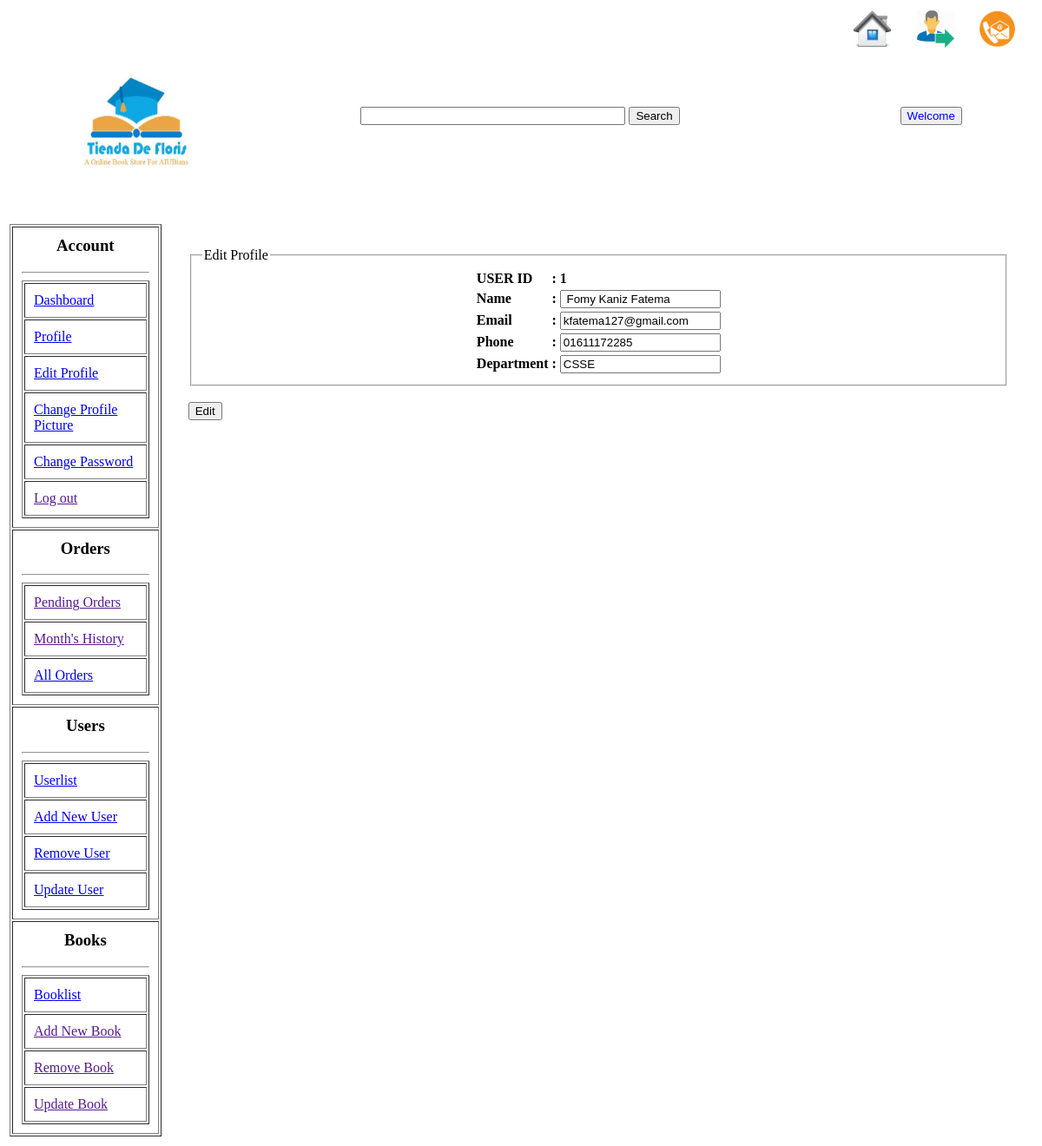
Before: /app/controller/Admin/update.php?m=1 with the older database file.
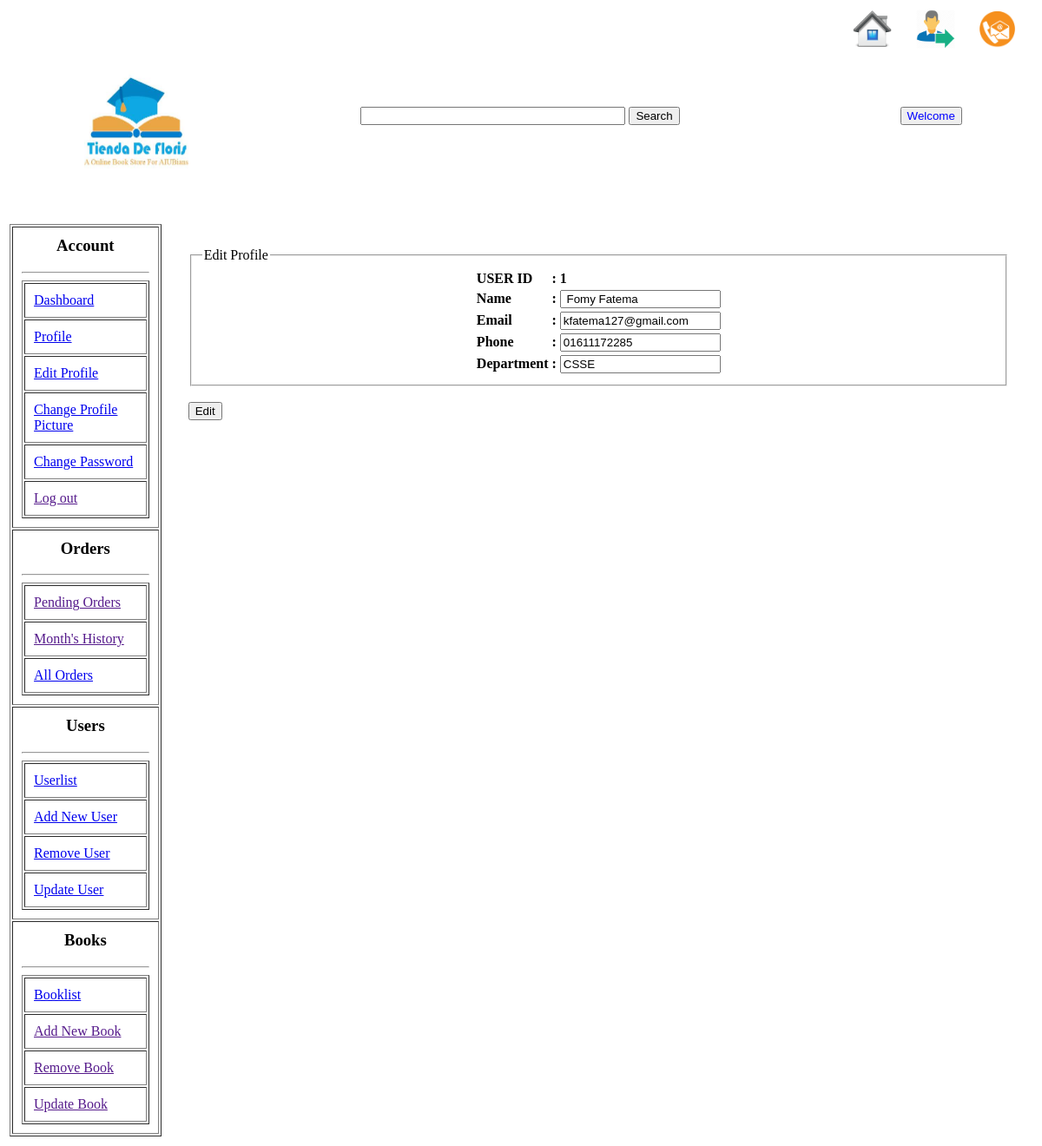
After: the same page with the newer database file.
### tables this page shows
CREATE TABLE `user` (
  `USER_ID` int(255) NOT NULL,
  `NAME` varchar(255) NOT NULL,
  `EMAIL` varchar(255) NOT NULL,
  `PHONE` varchar(255) NOT NULL,
  `DEPARTMENT` varchar(255) NOT NULL,
  `GENDER` varchar(255) NOT NULL,
  `DOB` varchar(255) NOT NULL,
  `PASSWORD` varchar(255) NOT NULL,
  `STATUS` varchar(255) NOT NULL
);

### data/data_access.php (called while the page is built, shortened)
<?php
    $host="localhost";
    $user="root";
    $pass="";
    $dbname="BookStore_DB";
    function executeSQL($sql){
        global $host, $user, $pass, $dbname, $port;
        $link=mysqli_connect($host, $user, $pass, $dbname);
		if($link){
			$result = mysqli_query($link, $sql);
		}
		else
			echo "NOT Connected";
        return $result;
    }
?>

### data/person_data_access.php (called while the page is built, shortened)
<?php include(dirname(__DIR__).'/data/data_access.php'); ?>
<?php
	function getUserByIdFromDb($personId){
        $sql = "SELECT * FROM user WHERE USER_ID=$personId";
        $result = executeSQL($sql);
        $person = mysqli_fetch_assoc($result);
        return $person;
    }
?>

### service/person.php (called while the page is built, shortened)
<?php dirname(__DIR__); include(dirname(__DIR__).'/data/person_data_access.php');?>
<?php
	function getUserById($personId){
        return getUserByIdFromDb($personId);
    }
?>

### app/controller/Admin/update.php (the view, shortened to what this page needs)
<?php
include(dirname(__DIR__).'/../../Service/person.php');
$id=$_REQUEST['m'];
$r=getUserByID($id);
?>
<?php
include(realpath("view/header.php"));
$currentUser['id']=$r['USER_ID'];
$currentUser['name']=$r['NAME'];
$currentUser['email']=$r['EMAIL'];
$currentUser['phone']=$r['PHONE'];
$currentUser['dept']=$r['DEPARTMENT'];
?>
<html>
<body>
		<table border="0" width="100%">
			<tr valign="top">
				<td width="15%">
					<?php include("view/sidebar.php");?>
				</td>
				<td>
					<table cellpadding="25px" width="100%"><tr><td>
				<form action="userEditHandler.php?k=<?php echo $currentUser['id'];?>" method="POST" width="100%">
					<fieldset>
						<legend>Edit Profile</legend>
						<table align="center">
						<tr><td> <b>USER ID</b></td><td> <b>: <?php echo $currentUser['id'];?></b></td>
						<tr>
						<td><b>Name </b></td>
						<td><b>: </b><input type="text" name="name" value="<?php echo $currentUser['name'];?>"</td>
						</tr>
						<tr>
						<td><b>Email </b></td>
						<td><b>: </b><input type="text" name="email" value="<?php echo $currentUser['email'];?>"></td>
						</tr>
						<tr>
						<td><b>Phone </b></td>
						<td><b>: </b><input type="text" name="phone" value="<?php echo $currentUser['phone'];?>"></td>
						</tr>
						<tr>
						<td><b>Department </b></td>
						<td><b>: </b><input type="text" name="dept" value="<?php echo $currentUser['dept'];?>"></td>
						</tr>
					</table>
					</fieldset><br/>
					<input type="submit" value="Edit" />
							</td>
						</tr>
					</table>
						</td></tr></table>
	</body>
</html>

### app/controller/Admin/view/header.php (shortened to what this page needs)
<html>
	<head>
	</head>
	<body  align="center" width="80%">
		<header>
			<table width="100%" align="center" border="0">
				<tr id="row1" >
					<td  width="100%" height="40px" align="right">
						<a href="home.php" id="home"><img src="home2.png" width="45px" height="45px"/></a>&nbsp;&nbsp;&nbsp;&nbsp;&nbsp;&nbsp;
						<a href="logout.php"id="log"><img src="logout.png" width="45px" height="45px"/></a> &nbsp;&nbsp; &nbsp;&nbsp;
						<a href="contact.php" id="contact"><img src="contactus.png"  height="43px" /></a> &nbsp;&nbsp;&nbsp;&nbsp;
					</td>
				</tr>
			</table>
			<table border="0" width="100%">
				<tr valign="center">
					<td width="25%" align="center"><img src="logo.jpg" height="150px" width="120"</td>
					<td width="50%" align="center">
						<form action="searchForAll.php">
							<input type="text" height="31"  size="35" id="searchBox" name="string"/>
							<button>Search</button>
						</form>
					</td>
					<td>
					</td>
					<td>
					<form action="../../../App/Controller/User/profile.php"><button><font color="blue">Welcome <br/><?php echo $_SESSION['user']['name'];?> </font></button></form>
					</td>
				</tr>
			</table>
		</header>
		<br/> <br/>
	</body>
</html>

### app/controller/Admin/view/sidebar.php (shortened to what this page needs)
<?php
$Profile='profile.php';
$dashboard='dashboard.php';
$EditProfile='editProfile.php';
$ChangePass='changePass.php';
$ChangePic='changePic.php';
$allOrder="allOrder.php";
$userlist="userlist.php";
$addUser="addUser.php";
$removeUser="removeUser.php";
$updateUser="updateUser.php";
$booklist="booklist.php";
?>
<table border="1" cellpadding="10px" width="100%">
						<tr>
							<td>
							<h3 align="center"><b>Account</b></h3><hr/>
								<table border="1" cellpadding="10px">
											<tr><td><a href="<?php echo $dashboard;?>">Dashboard</a></td></tr>
											<tr><td><a href="<?php echo $Profile;?>">Profile</a></td></tr>
											<tr><td><a href="<?php echo $EditProfile;?>">Edit Profile</a></td></tr>
											<tr><td><a href="<?php echo $ChangePic;?>">Change Profile Picture</a></td></tr>
											<tr><td><a href="<?php echo $ChangePass;?>">Change Password</a></td></tr>
											<tr><td><a href="<?php echo $logout ;?>">Log out</a></td>	</tr>
								</table>
							</td>
						</tr>
						<tr>
							<td>
							<h3 align="center"><b>Orders</b></h3><hr/>
								<table border="1" cellpadding="10px"width="100%">
											<tr><td><a href="<?php echo $pOrder;?>">Pending Orders</a></td></tr>
											<tr><td><a href="<?php echo $mOrder;?>">Month's History</a></td></tr>
											<tr><td><a href="<?php echo $allOrder;?>">All Orders</a></td></tr>
								</table>
							</td>
						</tr>
						<tr>
							<td>
							<h3 align="center"><b>Users</b></h3><hr/>
								<table border="1" cellpadding="10px" width="100%">
											<tr><td><a href="<?php echo $userlist;?>">Userlist</a></td></tr>
											<tr><td><a href="<?php echo $addUser;?>">Add New User</a></td></tr>
											<tr><td><a href="<?php echo $removeUser;?>">Remove User</a></td></tr>
											<tr><td><a href="<?php echo $updateUser;?>">Update User</a></td></tr>
								</table>
							</td>
						</tr>
						<tr>
							<td>
							<h3 align="center"><b>Books</b></h3><hr/>
								<table border="1" cellpadding="10px" width="100%">
											<tr><td><a href="<?php echo $booklist;?>">Booklist</a></td></tr>
											<tr><td><a href="<?php echo $addbook;?>">Add New Book</a></td></tr>
											<tr><td><a href="<?php echo $removebook;?>">Remove Book</a></td></tr>
											<tr><td><a href="<?php echo $updatebook;?>">Update Book</a></td></tr>
								</table>
							</td>
						</tr>
		</table>

Changed rows visible on the page:
changed user "kfatema127@gmail.com": name "Fomy Kaniz Fatema" → "Fomy Fatema"
